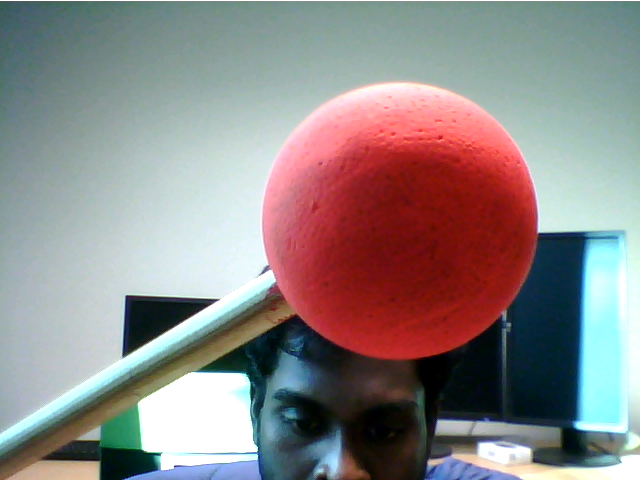
#> input picture 11,04,2023/imageR3.png, 640 x 480 px
$ python redsphertrackbar.py
#> lines starting #> are read from the running program, lines starting #| are printed output that depends on the picture; after the words box and inside, x2 and y2 are one past the last pixel; in counts of white or black regions, pixels touching at a corner belong together
import cv2
import numpy as np

def nothing(x):
    pass

# Create a black image and a window
img = np.zeros((300,512,3), np.uint8)
cv2.namedWindow('image')

# Create trackbars for color change
cv2.createTrackbar('Hue', 'image', 0, 179, nothing)
cv2.createTrackbar('Saturation', 'image', 50, 255, nothing)
cv2.createTrackbar('Value', 'image', 50, 255, nothing)

while(1):
    # Read the image
    frame = cv2.imread('imageR3.png')
#> frame is the input picture: shape (480, 640, 3); mean B, G, R 135.4, 135.8, 142

    # Convert BGR to HSV
    hsv = cv2.cvtColor(frame, cv2.COLOR_BGR2HSV)
#> hsv: shape (480, 640, 3); mean H, S, V 77.7, 88.4, 162

    # Get trackbar positions
    h = cv2.getTrackbarPos('Hue', 'image')
    s = cv2.getTrackbarPos('Saturation', 'image')
    v = cv2.getTrackbarPos('Value', 'image')

    # Define the lower and upper bounds of the red color in HSV
    lower_red = np.array([h, s, v])
    upper_red = np.array([10, 255, 255])

    # Create a mask
    mask = cv2.inRange(hsv, lower_red, upper_red)
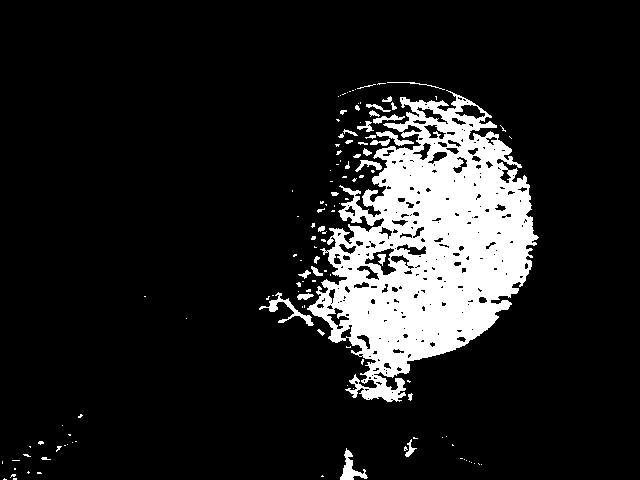
#> mask: shape (480, 640); 12.7% white; 127 white regions (93 under 20 px), largest, box (x1, y1, x2, y2) and area: (307, 90, 539, 402) 36222, (259, 292, 314, 326) 381, (340, 448, 368, 480) 333
    mask1 = cv2.medianBlur(mask, 5)
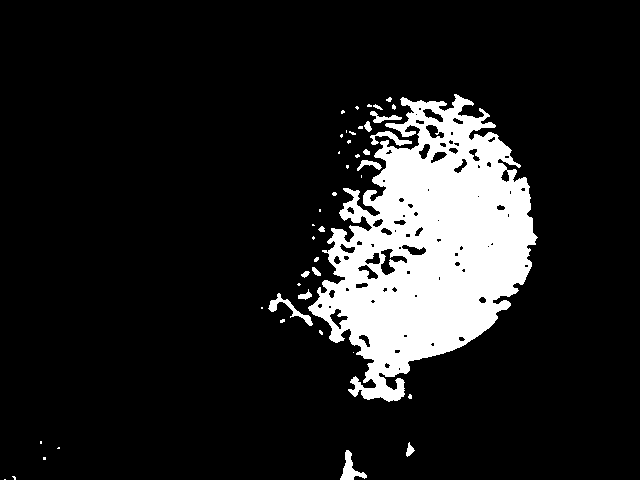
#> mask1: shape (480, 640); 12.9% white; 44 white regions (29 under 20 px), largest, box (x1, y1, x2, y2) and area: (308, 94, 538, 402) 37742, (340, 450, 367, 480) 324, (268, 293, 313, 326) 318


    # Show the mask
    cv2.imshow('image', mask)
    cv2.imshow('image1', mask1)

    k = cv2.waitKey(1) & 0xFF
#> (key Esc is pressed here)
    if k == 27:
        break

cv2.destroyAllWindows()

$ run again, with 11,04,2023/blue1.jpg saved as 11,04,2023/imageR3.png
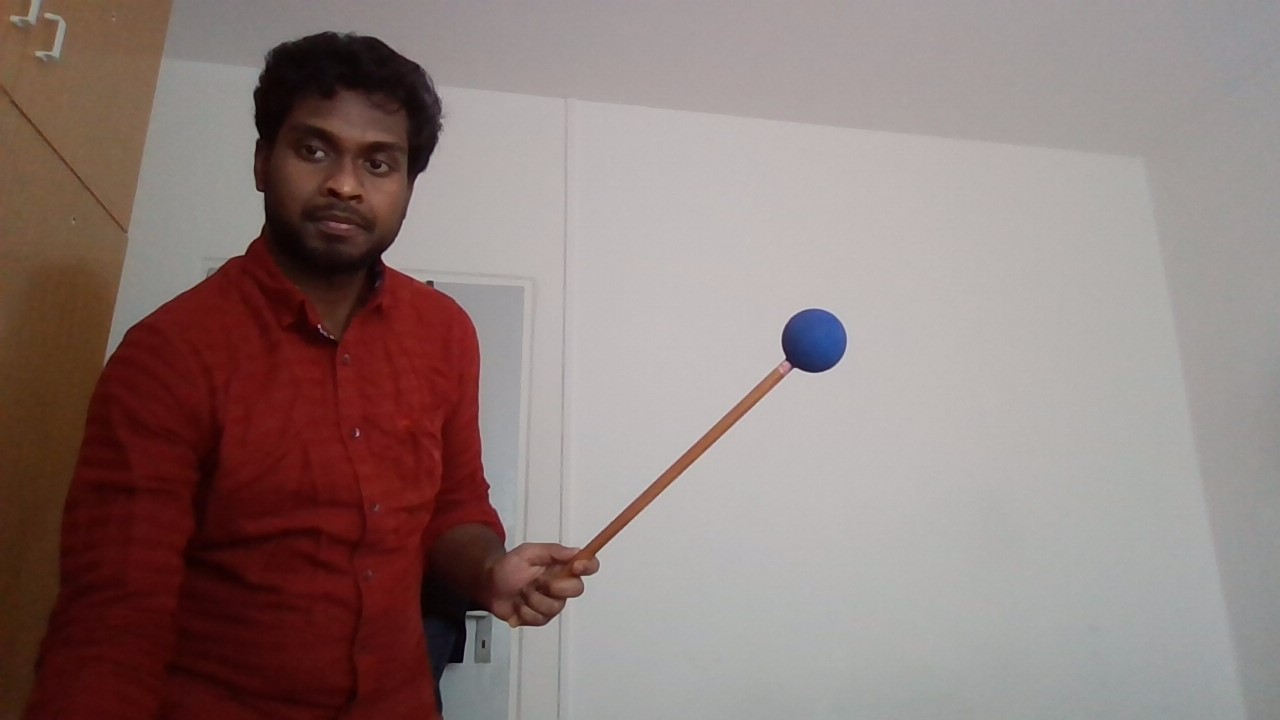
#> input picture 11,04,2023/blue1.jpg, 1280 x 720 px
#> frame is the input picture: shape (720, 1280, 3); mean B, G, R 121.9, 124.8, 143.2
#> hsv: shape (720, 1280, 3); mean H, S, V 35.4, 64.8, 143.8
#> `mask = cv2.inRange(hsv, lower_red, upper_red)`:
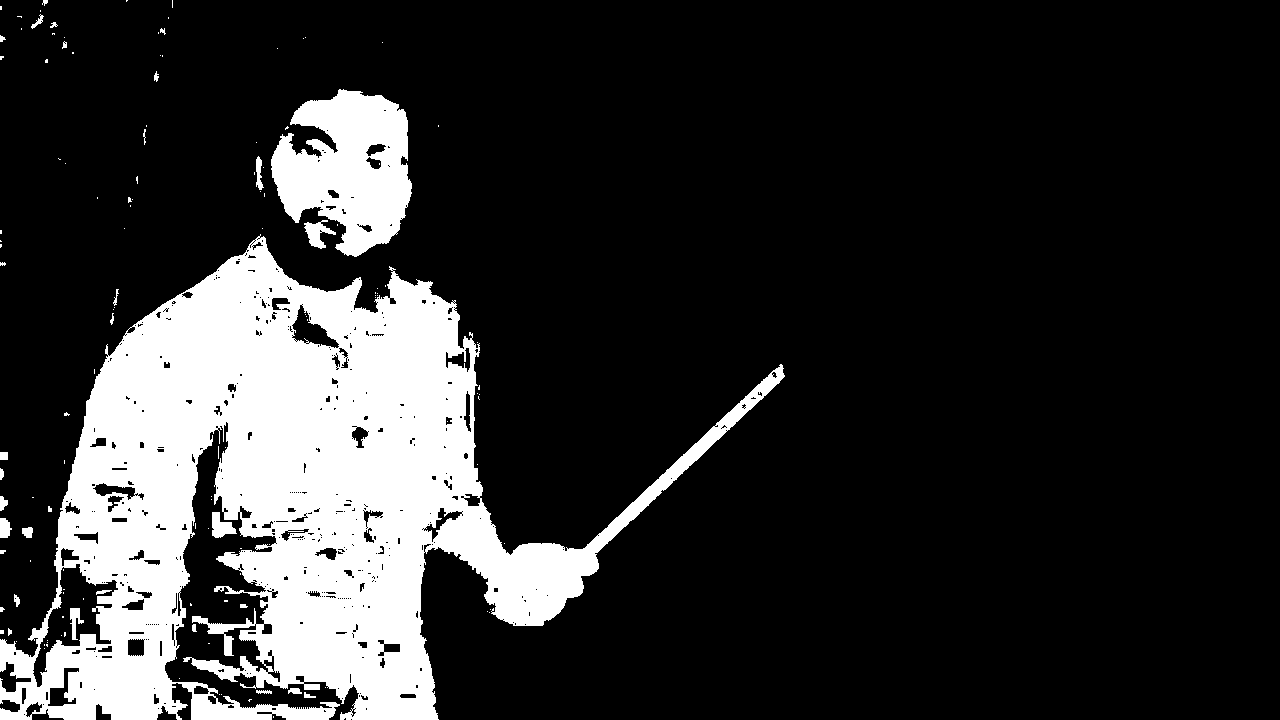
#> mask: shape (720, 1280); 18.5% white; 135 white regions (104 under 20 px), largest, box (x1, y1, x2, y2) and area: (0, 234, 785, 720) 152726, (271, 89, 412, 257) 15309, (304, 220, 336, 249) 434
#> `mask1 = cv2.medianBlur(mask, 5)`:
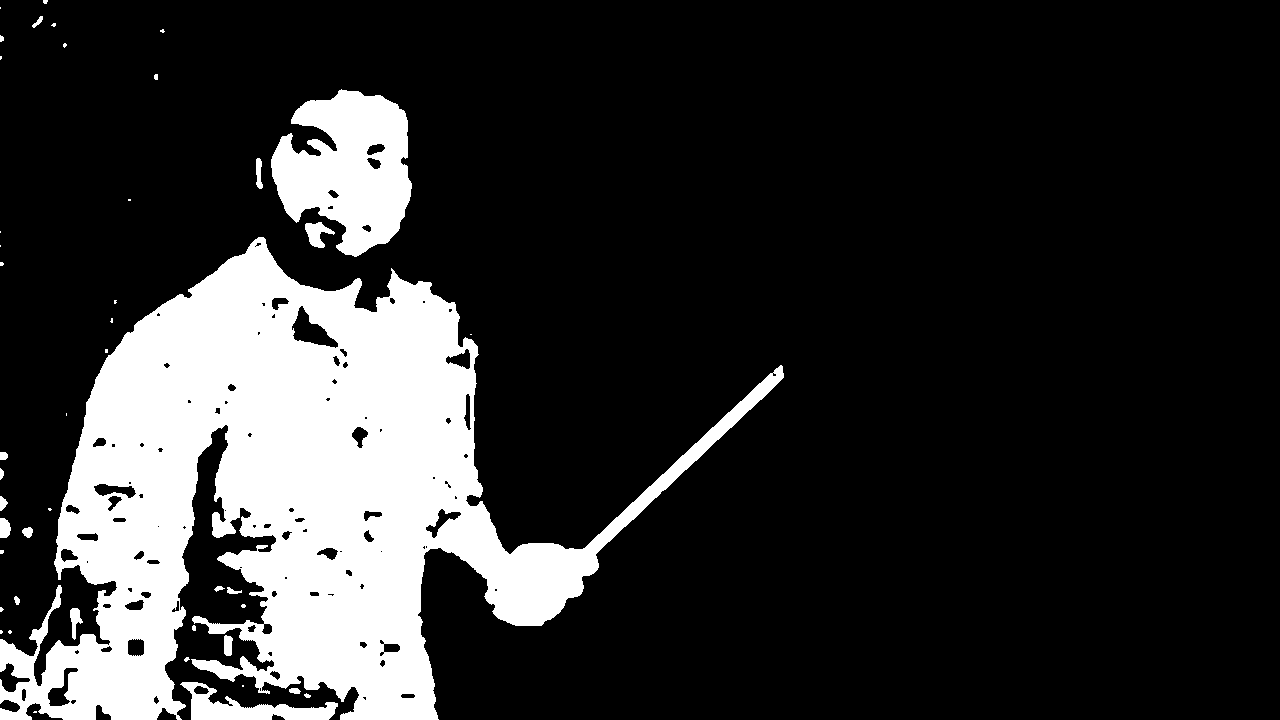
#> mask1: shape (720, 1280); 18.7% white; 45 white regions (24 under 20 px), largest, box (x1, y1, x2, y2) and area: (0, 237, 784, 720) 152570, (271, 89, 412, 257) 15387, (180, 682, 338, 720) 2503
